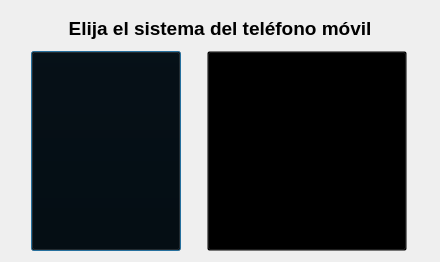
<?xml version="1.0" encoding="UTF-8"?>
<ui version="4.0">
 <class>Dialog</class>
 <widget class="QDialog" name="Dialog">
  <property name="geometry">
   <rect>
    <x>0</x>
    <y>0</y>
    <width>440</width>
    <height>262</height>
   </rect>
  </property>
  <property name="windowTitle">
   <string>Sistema - Word Creator</string>
  </property>
  <layout class="QVBoxLayout" name="verticalLayout_2">
   <item>
    <layout class="QVBoxLayout" name="verticalLayout">
     <item>
      <widget class="QLabel" name="label_sistema">
       <property name="font">
        <font>
         <pointsize>14</pointsize>
         <bold>true</bold>
        </font>
       </property>
       <property name="text">
        <string>Elija el sistema del teléfono móvil</string>
       </property>
       <property name="alignment">
        <set>Qt::AlignCenter</set>
       </property>
      </widget>
     </item>
     <item>
      <layout class="QHBoxLayout" name="horizontalLayout">
       <item>
        <widget class="QPushButton" name="btn_android">
         <property name="sizePolicy">
          <sizepolicy hsizetype="Fixed" vsizetype="Fixed">
           <horstretch>0</horstretch>
           <verstretch>0</verstretch>
          </sizepolicy>
         </property>
         <property name="minimumSize">
          <size>
           <width>150</width>
           <height>200</height>
          </size>
         </property>
         <property name="cursor">
          <cursorShape>PointingHandCursor</cursorShape>
         </property>
         <property name="styleSheet">
          <string notr="true">QPushButton{
background-color: transparent;
}

QPushButton:hover{
background-color: rgb(189, 189, 189);
border: none;
border-radius: 5px;
}</string>
         </property>
         <property name="icon">
          <iconset resource="src/recursos.qrc">
           <normaloff>:/logos/android.png</normaloff>:/logos/android.png</iconset>
         </property>
         <property name="iconSize">
          <size>
           <width>200</width>
           <height>300</height>
          </size>
         </property>
        </widget>
       </item>
       <item>
        <widget class="QPushButton" name="btn_ios">
         <property name="sizePolicy">
          <sizepolicy hsizetype="Fixed" vsizetype="Fixed">
           <horstretch>0</horstretch>
           <verstretch>0</verstretch>
          </sizepolicy>
         </property>
         <property name="minimumSize">
          <size>
           <width>200</width>
           <height>200</height>
          </size>
         </property>
         <property name="cursor">
          <cursorShape>PointingHandCursor</cursorShape>
         </property>
         <property name="styleSheet">
          <string notr="true">QPushButton{
background-color: transparent;
}

QPushButton:hover{
background-color: rgb(189, 189, 189);
border: none;
border-radius: 5px;
}</string>
         </property>
         <property name="text">
          <string/>
         </property>
         <property name="icon">
          <iconset resource="src/recursos.qrc">
           <normaloff>:/logos/IOS.png</normaloff>:/logos/IOS.png</iconset>
         </property>
         <property name="iconSize">
          <size>
           <width>150</width>
           <height>200</height>
          </size>
         </property>
        </widget>
       </item>
      </layout>
     </item>
    </layout>
   </item>
  </layout>
 </widget>
 <resources>
  <include location="src/recursos.qrc"/>
 </resources>
 <connections/>
</ui>
